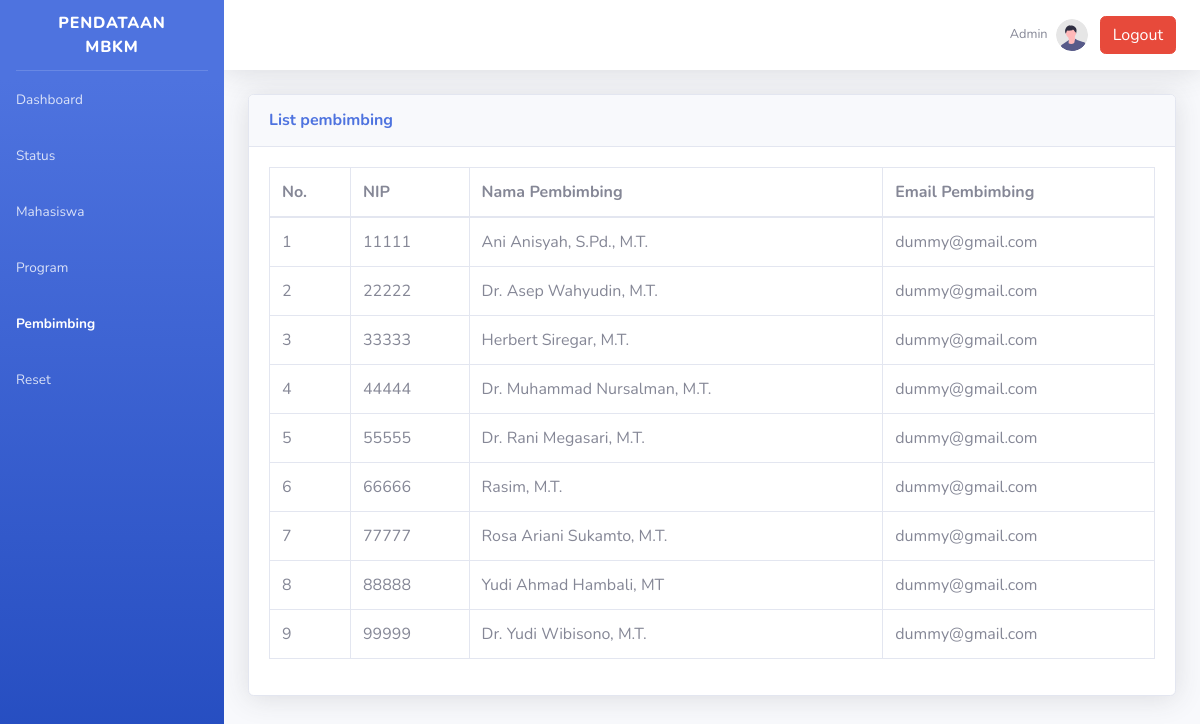
The app's page /listpembimbing.php with its own data.
### tables this page shows
CREATE TABLE `tpembimbing` (
  `nip` varchar(20) NOT NULL,
  `nama_pembimbing` varchar(50) NOT NULL,
  `email_pembimbing` varchar(50) NOT NULL
);

### listpembimbing.php (the view, shortened to what this page needs)
<!DOCTYPE html>
<html lang="en">
<head>
    <link href="vendor/fontawesome-free/css/all.min.css" rel="stylesheet" type="text/css">
    <link href="css/sb-admin-2.min.css" rel="stylesheet">
</head>
<body id="page-top">
    <div id="wrapper">
        <ul class="navbar-nav bg-gradient-primary sidebar sidebar-dark accordion" id="accordionSidebar">
            <a class="sidebar-brand d-flex align-items-center justify-content-center" href="admin.php">
                <div class="sidebar-brand-text mx-3">Pendataan MBKM</div>
            </a>
            <hr class="sidebar-divider my-0">
            <li class="nav-item">
                <a class="nav-link" href="admin.php">
                    <span>Dashboard</span></a>
            </li>
            <li class="nav-item">
                <a class="nav-link" href="liststatus.php">
                    <span>Status</span></a>
            </li>
            <li class="nav-item">
                <a class="nav-link" href="listmahasiswa.php">
                    <span>Mahasiswa</span></a>
            </li>
            <li class="nav-item">
                <a class="nav-link" href="listprogram.php">
                    <span>Program</span></a>
            </li>
            <li class="nav-item active">
                <a class="nav-link" href="listpembimbing.php">
                    <span>Pembimbing</span></a>
            </li>
            <li class="nav-item">
                <a class="nav-link" href="reset.php">
                    <span>Reset</span></a>
            </li>
        </ul>
        <div id="content-wrapper" class="d-flex flex-column">
            <div id="content">
                <nav class="navbar navbar-expand navbar-light bg-white topbar mb-4 static-top shadow">
                    <ul class="navbar-nav ml-auto">
                        <li class="nav-item dropdown no-arrow">
                            <a class="nav-link dropdown-toggle" href="index.php" id="userDropdown" role="button"
                                data-toggle="dropdown" aria-haspopup="true" aria-expanded="false">
                                <span class="mr-2 d-none d-lg-inline text-gray-600 small">Admin</span>
                                <img class="img-profile rounded-circle"
                                    src="img/undraw_profile.svg">
                            </a>
                        </li>
                        <li class="nav-item align-self-center">
                            <a href='logout.php' class='btn btn-danger mr-2'>Logout</a>
                        </li>
                    </ul>
                </nav>
                <div class="container-fluid">
                    <div class="card shadow mb-4">
                        <div class="card-header py-3">
                            <h6 class="m-0 font-weight-bold text-primary">List pembimbing</h6>
                        </div>
                        <div class="card-body">
                        <?php
                        require_once "config.php";
                        $sql = "SELECT * FROM tpembimbing WHERE nip != '00000'";
                        if($result = mysqli_query($link, $sql)){
                            if(mysqli_num_rows($result) > 0){
                                echo '<div class="table-responsive">';
                                    echo '<table class="table table-bordered" id="dataTable" width="100%" cellspacing="0">';
                                        echo "<thead>";
                                            echo "<tr>";
                                                echo "<th>No.</th>";
                                                echo "<th>NIP</th>";
                                                echo "<th>Nama Pembimbing</th>";
                                                echo "<th>Email Pembimbing</th>";
                                            echo "</tr>";
                                        echo "</thead>";
                                        echo "<tbody>";
                                        $num = 1;
                                        while($row = mysqli_fetch_array($result)){
                                            echo "<tr>";
                                                echo "<td>" . $num++ . "</td>";
                                                echo "<td>" . $row['nip'] . "</td>";
                                                echo "<td>" . $row['nama_pembimbing'] . "</td>";
                                                echo "<td>" . $row['email_pembimbing'] . "</td>";
                                            echo "</tr>";
                                        }
                                        echo "</tbody>";
                                    echo "</table>";
                                echo '</div>';
                            } else{
                                echo '<div class="alert alert-danger"><em>List kosong</em></div>';
                            }
                        } else{
                            echo "Oops! Something went wrong. Please try again later.";
                        }
                        ?>
                        </div>
                    </div>
                </div>
            </div>
        </div>
    </div>
</body>
</html>

### records on screen
tpembimbing: nip "11111", nama_pembimbing "Ani Anisyah, S.Pd., M.T.", email_pembimbing "dummy@gmail.com"
tpembimbing: nip "22222", nama_pembimbing "Dr. Asep Wahyudin, M.T.", email_pembimbing "dummy@gmail.com"
tpembimbing: nip "33333", nama_pembimbing "Herbert Siregar, M.T.", email_pembimbing "dummy@gmail.com"
tpembimbing: nip "44444", nama_pembimbing "Dr. Muhammad Nursalman, M.T.", email_pembimbing "dummy@gmail.com"
tpembimbing: nip "55555", nama_pembimbing "Dr. Rani Megasari, M.T.", email_pembimbing "dummy@gmail.com"
tpembimbing: nip "66666", nama_pembimbing "Rasim, M.T.", email_pembimbing "dummy@gmail.com"
tpembimbing: nip "77777", nama_pembimbing "Rosa Ariani Sukamto, M.T.", email_pembimbing "dummy@gmail.com"
tpembimbing: nip "88888", nama_pembimbing "Yudi Ahmad Hambali, MT", email_pembimbing "dummy@gmail.com"
tpembimbing: nip "99999", nama_pembimbing "Dr. Yudi Wibisono, M.T.", email_pembimbing "dummy@gmail.com"
